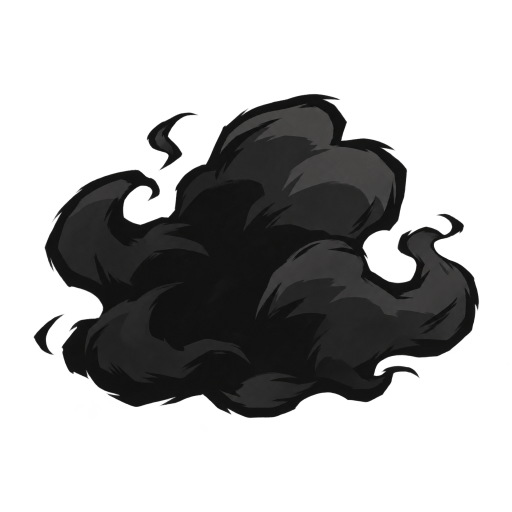
#> input picture assets_src/spell_card_subjects/v11_dark_fog_20261113/dark-source-01.png, 1024 x 1024 px (shown at 1/2 size)
$ python build_review.py
#> lines starting #> are read from the running program, lines starting #| are printed output that depends on the picture
"""Create review-only views of the generated dark-fog subject and existing card frame."""
from pathlib import Path
import json
import sys

import numpy as np
from PIL import Image, ImageDraw, ImageFont, ImageFilter

HERE = Path(__file__).resolve().parent
ROOT = HERE.parents[2]
sys.path.insert(0, str(ROOT / "tools"))
from compose_spell_cards import fitted_subject, simple_plate


def main():
    source = HERE / (sys.argv[1] if len(sys.argv) > 1 else "dark-source-01.png")
    out = HERE / "review"
    out.mkdir(exist_ok=True)
    im = Image.open(source).convert("RGBA")
#> im is the input picture: PIL image 1024x1024 RGBA; mean R, G, B, A 13.6, 13.4, 13.2, 87.5
    rgba = np.asarray(im)
    alpha = rgba[:, :, 3]
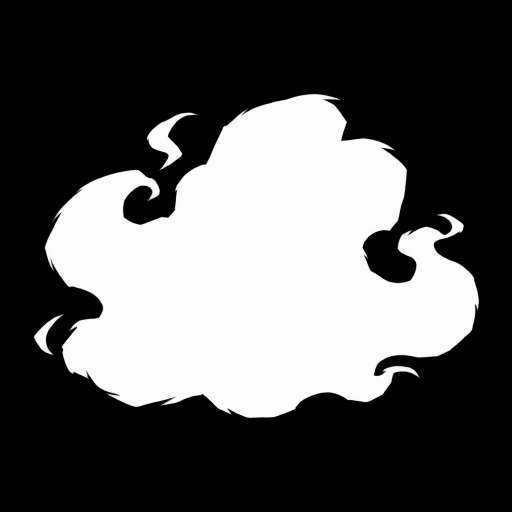
#> alpha: shape (1024, 1024) (shown at 1/2 size); min 0, max 254, mean 87.5
    solid = rgba[alpha >= 240, :3]
    stats = {
        "source": source.relative_to(ROOT).as_posix(),
        "size": list(im.size),
        "alpha_range": list(map(int, im.getchannel("A").getextrema())),
        "visible_bbox": list(im.getchannel("A").point(lambda v: 255 if v >= 8 else 0).getbbox()),
        "fully_transparent_fraction": float(np.mean(alpha == 0)),
        "opaque_rgb_median": np.median(solid, axis=0).tolist(),
        "opaque_rgb_p90": np.percentile(solid, 90, axis=0).tolist(),
        "opaque_pixels_near_black_fraction": float(np.mean(solid.max(axis=1) <= 64)),
    }
    for name, color in (("white", "white"), ("gray", "#808080")):
        bg = Image.new("RGBA", im.size, color)
        bg.alpha_composite(im)
        bg.convert("RGB").save(out / f"subject_{name}.png")
#> this loop made 2 passes
#> pass 2, in main, `bg.convert("RGB").save(out / f"subject_{name}.png")`:
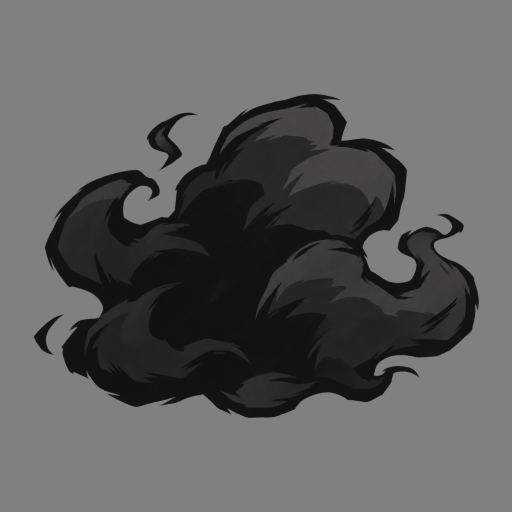
#> saved as subject_gray.png: PIL image 1024x1024 RGB (shown at 1/2 size); mean R, G, B 94.8, 94.7, 94.6

    layers = ROOT / "assets_src/spell_cards_composed/v1/layers"
#> (the run stopped early here; a loop or call above may not have finished)
